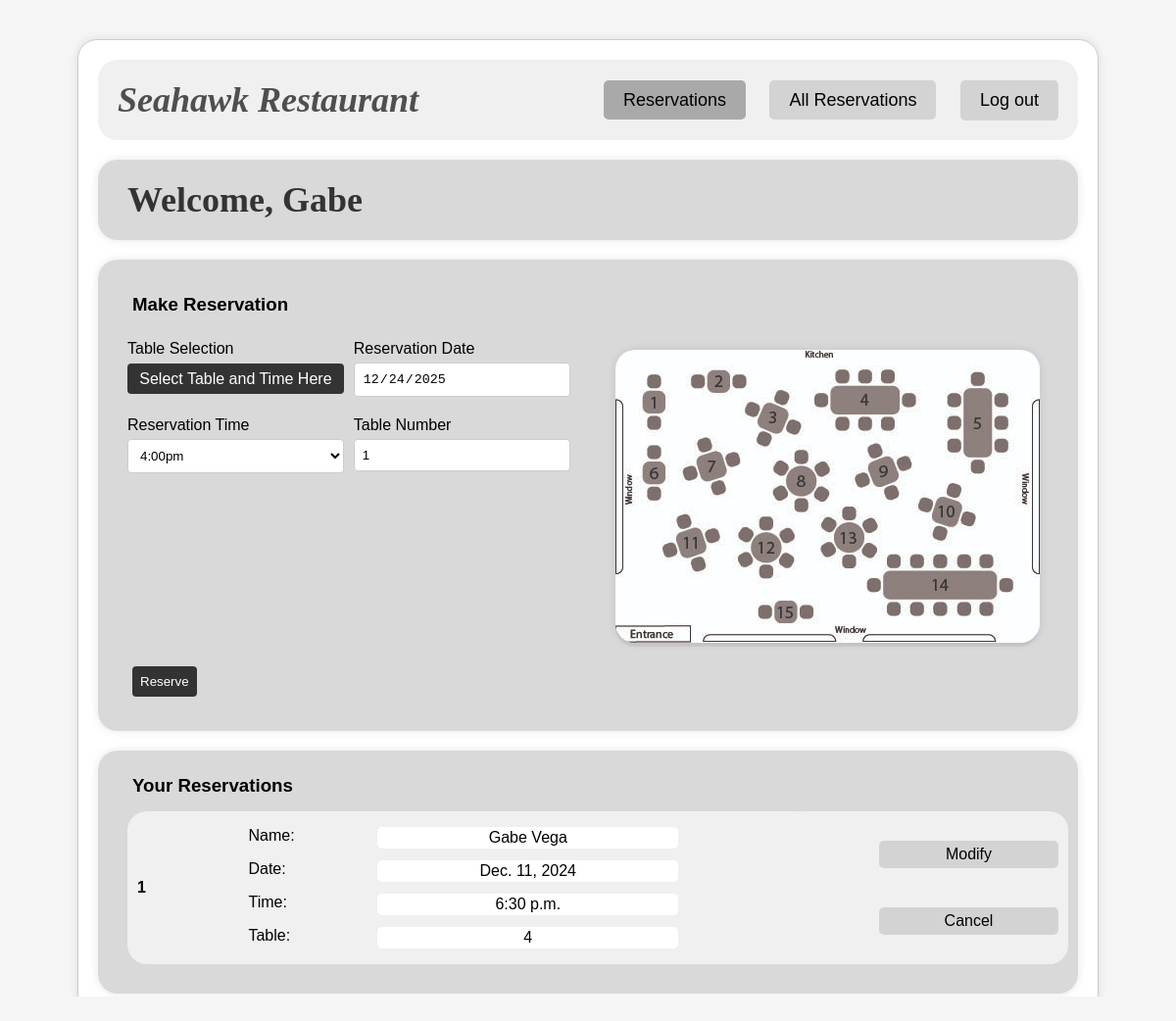
Page /reservation/?tablenumber=1&restime=16:00:00&resdate=2025-12-24 (signed in) on the committed database.
### pages/models.py (models this page shows, shortened)
class Reservation(models.Model):
    tablenum = models.IntegerField(default=1)
    date = models.DateField(default=datetime.date.today)
    time = models.TimeField(default=datetime.time(19, 0))
    reservedBy = models.ForeignKey(User, null=True, blank=True, on_delete=models.SET_NULL)
    checked_in = models.BooleanField(default=False)  # Check-in feature added
    class Meta:
        unique_together = ('tablenum', 'date', 'time')

### pages/views.py (the view, shortened to what this page needs)
# urls.py: path('reservation/', views.reservation_page, name='reservation_page'),
def reservation_page(request):
    clearmessages(request)                               # Clear any messages
    context = {}
    today, tablenumber, restime, resdate = str(date.today()), request.GET.get('tablenumber'), request.GET.get('restime'), request.GET.get('resdate')
    loggedin, role = 'false', 'user'
    welcomename, firstname, lastname, email, phonenumber, user, reservations = None, None, None, None, None, None, None
    if request.session.has_key('username'): # If user is logged in
        user = User.objects.get(username=request.session.get('username')) # Get the user object from session 'username' field
        firstname, welcomename = user.first_name, user.first_name
        lastname = user.last_name
        email = user.email
        phonenumber = user.resuser.phonenumber
        reservations = Reservation.objects.filter(reservedBy=user)
        loggedin = 'true'
        if user.is_staff:
            role = 'employee'
    else:
        welcomename = "Guest"
    context['welcomename'], context['loggedin'], context['role'], context['reservations'], context['today'], context['tablenumber'], context['restime'], context['resdate'] = welcomename, loggedin, role, reservations, today, tablenumber, restime, resdate
    return render(request, 'pages/ReservationComponent/ReservationPage.html', context)

### pages/views.py (called while the page is built)
def clearmessages(request):
    for message in messages.get_messages(request):
        message.used = True

### pages/templates/pages/ReservationComponent/ReservationPage.html (shortened to what this page needs)
{% load static %}
<!DOCTYPE html>
<html lang="en">
<head>
    <link rel="stylesheet" href="{% static 'css/styles.css'%}">
    <link rel="stylesheet" href="{% static 'css/ReservationPage.css'%}">
</head>
<body>
    <main class="main">
        <div class="container">
            <header>
                <h1><a href="{% url 'home' %}">Seahawk Restaurant</a></h1>
                <nav>
                    <a href="{% url 'reservation_page' %}" id="currentpage">Reservations</a>
                    {% if loggedin == "true" %}
                        {% if role == "employee" %}
                            <a href="{% url 'viewall_reservations' %}">All Reservations</a>
                        {% endif %}
                        <form action="{% url 'logout' %}" method="POST" style="display:inline;">
                            <button type="submit">Log out</button>
                        </form>
                    {% else %}
                        <a href="{% url 'login_page' %}">Login</a>
                    {% endif %}
                </nav>
            </header>
            <section class="welcomeuser">
                <h2>Welcome, {{ welcomename }}</h2>
            </section>
            <section class="reservationform">
                <h3>Make Reservation</h3>
                <div class="form-body">
                    <form action="{% url 'reservation_page' %}" method="POST" id="reservation">
                            <div class="form-group">
                                <label for="table_statuses">Table Selection</label>
                                <a href="{% url 'table_statuses' %}">Select Table and Time Here</a>
                            </div>
                            <div class="form-group">
                                <label for="resdate">Reservation Date</label>
                                <input type="date" id="resdate" name="resdate" {% if resdate %} value="{{ resdate }}" {% endif %} readonly required>
                            </div>
                            <div class="form-group">
                                <label for="restime">Reservation Time</label>
                                <select id="restime" name="restime" required>
                                    <option value="16:00:00" {% if restime == "16:00:00" %} selected {% else %} disabled {% endif %}>4:00pm</option>
                                </select>
                            </div>
                            <div class="form-group">
                                <label for="tablenumber">Table Number</label>
                                <input type="text" id="tablenumber" name="tablenumber" min="1" max="10" placeholder="Select From Selection Page" {% if tablenumber %} value="{{ tablenumber }}" {% endif %} readonly>
                            </div>
                    </form>
                <div class="visual">
                    <img src="{% static 'images/table-map.jpg' %}" alt="Table Map">
                </div>
                </div>
                <button type="submit" form="reservation">Reserve</button>
            </section>
             {% if loggedin == 'true' %}
                <section class="userreservations">
                    <h3>Your Reservations</h3>
                    {% if reservations %}
                        {% for reservation in reservations %}
                        <div class="reservation">
                            <div class="result-number"><p>{{ forloop.counter }}</p></div>
                            <div class="result-text">
                                <div class="result-item"><p class="result-item-field">Name:</p><p class="result-item-content">{{reservation.reservedBy.first_name}} {{reservation.reservedBy.last_name}}</p></div>
                                <div class="result-item"><p class="result-item-field">Date:</p><p class="result-item-content">{{reservation.date}}</p></div>
                                <div class="result-item"><p class="result-item-field">Time:</p><p class="result-item-content">{{reservation.time}}</p></div>
                                <div class="result-item"><p class="result-item-field">Table:</p><p class="result-item-content">{{reservation.tablenum}}</p></div>
                            </div>
                            <div class="result-options">
                                <a href="{% url 'modify_reservation' reservation_id=reservation.id %}">Modify</a>
                                <a href="{% url 'remove_reservation' reservation_id=reservation.id %}">Cancel</a>
                            </div>
                        </div>
                        {% endfor %}
                    {% else %}
                        <div class="noreservation"><p>You currently do not have any reservations</p></div>
                    {% endif %}
                </section>
            {% endif %}
        </div>
    </main>
</body>

### pages/static/css/styles.css (style rules this page uses)
* { margin: 0; padding: 0; box-sizing: border-box; border-radius: 20px; }
body { font-family: Arial, sans-serif; background-color: #f5f5f5; background-image: url('../../../static/images/meal-platters.png'); background-attachment: fixed; background-size: cover; background-repeat: no-repeat; background-position: center; min-height: 100vh; }
.container { max-width: 1200px; margin: 0 auto; padding: 20px; background-color: #ffffff; border: 1px solid #ccc; box-shadow: 0 0 10px rgba(0, 0, 0, 0.1); border-radius: 20px; }
header { display: flex; justify-content: space-between; align-items: center; padding: 20px; background-color: #f0f0f0; }
header h1 { font-family: 'Times New Roman', serif; font-size: 36px; font-style: italic; color: #4f4f4f; text-decoration: none; }
header a { all: unset; cursor: pointer; }
nav a { all: unset; margin-left: 20px; padding: 10px 20px; background-color: #d3d3d3; color: #000; text-decoration: none; border-radius: 5px; font-size: 18px; cursor: pointer; }
nav button { all: unset; margin-left: 20px; padding: 10px 20px; background-color: #d3d3d3; color: #000; text-decoration: none; border-radius: 5px; font-size: 18px; cursor: pointer; }
nav form { all: unset; }
nav #currentpage { background-color: #a9a9a9; }
main { display: flex; justify-content: space-between; align-items: center; margin-top: 40px; }

### pages/static/css/ReservationPage.css (style rules this page uses)
.welcomeuser { display: flex; justify-content: space-between; align-items: center; padding: 20px; margin-bottom: 10px; margin-top: 20px; background-color: #D9D9D9; box-shadow: 0 0 10px rgba(0,0,0,0.1); border-radius: 20px; }
.welcomeuser h2 { font-family: 'Times New Roman', serif; font-size: 36px; color: #333; margin: 0; padding-left: 10px; text-decoration: none; }
.reservationform { background: #D9D9D9; padding: 20px; box-shadow: 0 0 10px rgba(0, 0, 0, 0.1); margin: 10px auto; text-align: left; min-width: 800px; max-width: 1000px; display: inline-block; }
.reservationform h3 { margin: 15px 15px; }
form { display: flex; flex-wrap: wrap; gap: 10px; margin-bottom: 20px; width: 50%; padding: 10px; align-self: left; }
.visual { background-color: #ccc; width: 45%; margin: 20px; }
.visual img { box-shadow: 0 0 10px rgba(0, 0, 0, 0.1); }
.form-body { display: inline-flex; justify-content: space-between; }
.form-body form { display: flex; align-content: start; }
.form-group { margin-bottom: 10px; width: 48%; }
.form-group label { display: block; margin-bottom: 5px; }
.form-group input { width: 100%; padding: 8px; border: 1px solid #ccc; border-radius: 4px; }
.form-group select { width: 100%; padding: 8px; border: 1px solid #ccc; border-radius: 4px; background-color: #fff; }
.form-group a { all: unset; padding: 7px 0px 6px 0px; background: #333; color: #fff; border-radius: 4px; cursor: pointer; display: block; font-size: medium; text-align: center; width: 100%; margin-top: 6px; }
.reservationform button { padding: 8px; background: #333; color: #fff; border: none; border-radius: 4px; cursor: pointer; margin: 0px 15px 15px 15px; display: block; }
.userreservations { background: #D9D9D9; padding: 20px; box-shadow: 0 0 10px rgba(0, 0, 0, 0.1); margin: 10px auto; text-align: left; min-width: 800px; max-width: 1000px; display: block; }
.userreservations h3 { margin: 5px 5px 5px 15px; }
.reservation { width: 100%; margin: 10px; display: inline-flex; flex-direction: row; justify-content: space-between; border-radius: 20px; background-color:#f0f0f0; border-color: #b1b1b1; }
.result-number { justify-self: center; align-self: center; padding: 10px; font-weight: bold; }
.result-text { width: 50%; justify-self: left; display: inline-flex; flex-direction: column; padding: 10px; padding-right: 25px; }
.result-item { padding: 3px 3px; margin: 3px 0px; border-radius: 5px; display: flex; flex-direction: row; }
.result-item-field { width: 30%; }
.result-item-content { width: 70%; background-color: #ffffff; border-radius: 5px; padding: 2px 5px; text-align: center; }
.result-options { display: inline-flex; flex-direction: column; width: 30%; justify-content: space-between; padding: 10px; padding-left: 75px; background-color: #f0f0f0; }
.result-options a { text-align: center; margin-top: auto; margin-bottom: auto; margin-left: 20px; padding: 5px 10px; background-color: #d3d3d3; color: #000; text-decoration: none; border-radius: 5px; font-size: 16px; }

### rows in the picture
Reservation: reservedBy.first_name "Gabe", reservedBy.last_name "Vega", date "Dec. 11, 2024", time "6:30 p.m.", tablenum "4"

### other values in the picture
{{ welcomename }} "Gabe"
